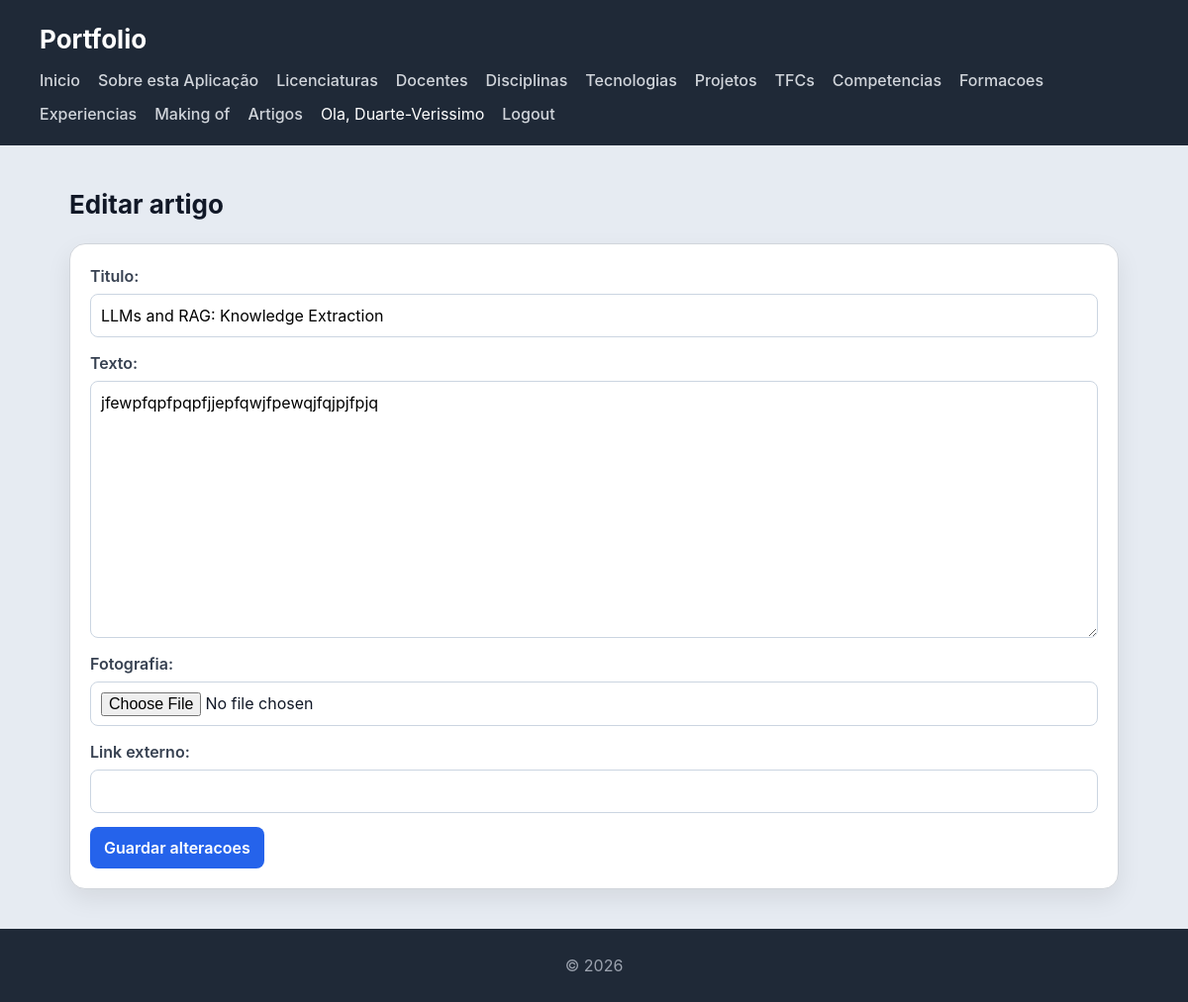
Page /artigos/2/editar/ (signed in) on the committed database.
### artigos/models.py (models this page shows, shortened)
class Artigo(models.Model):
    titulo = models.CharField(max_length=200)
    texto = models.TextField()
    fotografia = models.ImageField(upload_to='artigos/', blank=True, null=True)
    link_externo = models.URLField(blank=True, null=True)
    data_criacao = models.DateTimeField(auto_now_add=True)
    autor = models.ForeignKey(User, on_delete=models.CASCADE, related_name='artigos')
    class Meta:
        ordering = ['-data_criacao']

### artigos/views.py (the view)
# urls.py: path('<int:artigo_id>/editar/', views.editar_artigo, name='editar_artigo'),
@login_required
def editar_artigo(request, artigo_id):
    artigo = get_object_or_404(Artigo, id=artigo_id)
    if not user_is_autor(request.user):
        return HttpResponseForbidden("Nao tem permissao para editar artigos.")
    if artigo.autor != request.user:
        return HttpResponseForbidden("Nao pode editar artigos de outro autor.")
    form = ArtigoForm(
        request.POST or None,
        request.FILES or None,
        instance=artigo,
    )
    if form.is_valid():
        form.save()
        return redirect('detalhe_artigo', artigo_id=artigo.id)
    return render(
        request,
        'artigos/form_artigo.html',
        {
            'form': form,
            'artigo': artigo,
            'titulo_pagina': 'Editar artigo',
            'texto_botao': 'Guardar alteracoes',
        },
    )

### artigos/forms.py
class ArtigoForm(forms.ModelForm):
    class Meta:
        model = Artigo
        fields = ['titulo', 'texto', 'fotografia', 'link_externo']

### artigos/utils.py (called while the page is built)
def user_is_autor(user):
    return user.is_authenticated and user.groups.filter(name=AUTORES_GROUP_NAME).exists()

### artigos/templates/artigos/form_artigo.html (shortened to what this page needs)
{% extends "portfolio/base.html" %}
{% block content %}
<h2>{{ titulo_pagina }}</h2>
<form method="POST" enctype="multipart/form-data">
  {{ form.as_p }}
  <button type="submit">{{ texto_botao }}</button>
</form>
{% endblock %}

### templates/portfolio/base.html (shortened to what this page needs)
{% load static %}
<!DOCTYPE html>
<html lang="pt">
  <head>
    <link rel="stylesheet" href="{% static 'escola/styles.css' %}" />
  </head>
  <body>
    <header>
      <h1>Portfolio</h1>
      <nav>
        <a href="{% url 'portfolio_home' %}">Inicio</a>
        <a href="{% url 'portfolio_sobre' %}">Sobre esta Aplicação</a>
        <a href="{% url 'portfolio_licenciaturas' %}">Licenciaturas</a>
        <a href="{% url 'portfolio_docentes' %}">Docentes</a>
        <a href="{% url 'portfolio_disciplinas' %}">Disciplinas</a>
        <a href="{% url 'portfolio_tecnologias' %}">Tecnologias</a>
        <a href="{% url 'portfolio_projetos' %}">Projetos</a>
        <a href="{% url 'portfolio_tfcs' %}">TFCs</a>
        <a href="{% url 'portfolio_competencias' %}">Competencias</a>
        <a href="{% url 'portfolio_formacoes' %}">Formacoes</a>
        <a href="{% url 'portfolio_experiencias' %}">Experiencias</a>
        <a href="{% url 'portfolio_making_of' %}">Making of</a>
        <a href="{% url 'lista_artigos' %}">Artigos</a>
        {% if request.user.is_authenticated %}
        <span>Ola, {{ request.user.username }}</span>
        <a href="{% url 'logout' %}">Logout</a>
        {% else %}
        <a href="{% url 'login' %}">Login</a>
        <a href="{% url 'magic_login' %}">Entrar com link magico</a>
        <a href="{% url 'registo' %}">Registo</a>
        {% endif %}
      </nav>
    </header>
    <main>
      {% block content %}{% endblock %}
    </main>
    <footer>
      <p>&copy; 2026</p>
    </footer>
  </body>
</html>

### escola/static/escola/styles.css (style rules this page uses)
* { box-sizing: border-box; margin: 0; padding: 0; }
body { font-family: "Inter", "Segoe UI", system-ui, -apple-system, sans-serif; background: #e6ebf2; color: #111827; line-height: 1.5; }
body > header { background: #1f2937; color: white; padding: 20px 40px; }
body > header h1 { font-size: 26px; }
body > header nav { display: flex; flex-wrap: wrap; gap: 10px 18px; margin-top: 10px; }
body > header nav a { color: #d1d5db; text-decoration: none; font-weight: 500; }
main { max-width: 1100px; margin: 40px auto; padding: 0 20px; }
h2 { margin-bottom: 20px; font-size: 26px; }
.button, button, input[type="submit"] { display: inline-block; border: 0; border-radius: 8px; background: #2563eb; color: #ffffff; cursor: pointer; font: inherit; font-weight: 600; padding: 9px 14px; text-decoration: none; }
form { background: white; border: 1px solid #d1d5db; border-radius: 16px; box-shadow: 0 10px 25px rgba(0, 0, 0, 0.08); padding: 20px; }
form p { display: flex; flex-direction: column; gap: 6px; margin-bottom: 14px; }
label { color: #374151; font-weight: 600; }
input, select, textarea { border: 1px solid #cbd5e1; border-radius: 8px; font: inherit; padding: 9px 10px; }
textarea { min-height: 120px; }
footer { text-align: center; padding: 25px; background: #1f2937; color: #9ca3af; margin-top: 40px; }

### rows in the picture
Artigo: titulo "LLMs and RAG: Knowledge Extraction", texto "jfewpfqpfpqpfjjepfqwjfpewqjfqjpjfpjq"

### other values in the picture
{{ request.user.username }} "Duarte-Verissimo"
{{ titulo_pagina }} "Editar artigo"
{{ texto_botao }} "Guardar alteracoes"
